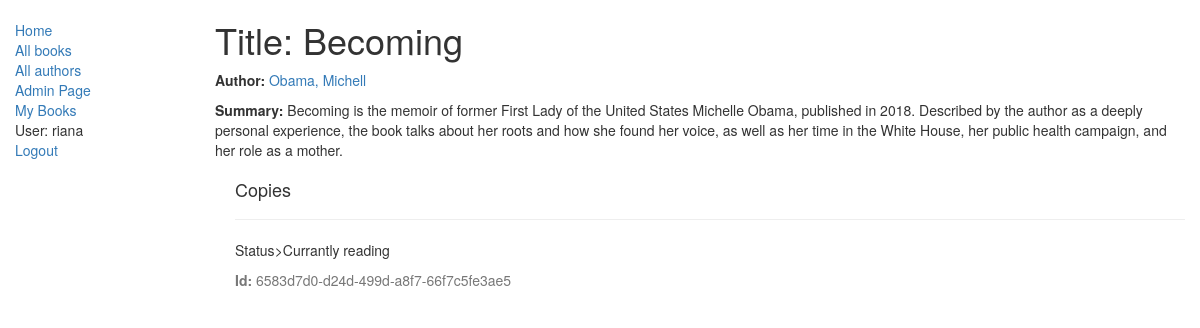
The page /app1/book/2 (signed in) on the database its author committed.
### app1/models.py (models this page shows, shortened)
class Book(models.Model):
    title = models.CharField(max_length=200)
    author = models.ForeignKey('Author', on_delete=models.SET_NULL, null=True)
    summary = models.TextField(max_length=1000, help_text="Enter a brief description of the book")

class Author(models.Model):
    first_name = models.CharField(max_length=100)
    last_name = models.CharField(max_length=100)
    def __str__(self):
        return '%s, %s' % (self.last_name, self.first_name)

class BookInstance(models.Model):
    id = models.UUIDField(primary_key=True, default=uuid.uuid4, help_text="Unique ID for this particular book across whole library")
    book = models.ForeignKey('Book', on_delete=models.SET_NULL, null=True)
    LOAN_STATUS = (
        ('W', 'Want to read'),
        ('R', 'Read'),
        ('C', 'Currantly reading')
    )
    status = models.CharField(max_length=1, choices=LOAN_STATUS, blank=True)
    reader = models.ForeignKey(User, on_delete=models.SET_NULL, null=True, blank=True)

### app1/views.py (the view)
# urls.py: re_path(r'^book/(?P<pk>\d+)$', views.BookDetailView.as_view(), name='book-detail'),
class BookDetailView(generic.DetailView):
    model = models.Book
    template_name='app1/book_detail.html'

### app1/templates/app1/book_detail.html
{% extends "app1/base_generic.html" %}
{% block content %}
  <h1>Title: {{ book.title }}</h1>
  <p><strong>Author:</strong> <a href="">{{ book.author }}</a></p>
  <p><strong>Summary:</strong> {{ book.summary }}</p>
  <div style="margin-left:20px;margin-top:20px">
    <h4>Copies</h4>
    {% for copy in book.bookinstance_set.all %}
    <hr>
    <p class=<strong>Status</strong>>{{ copy.get_status_display }}</p>
    <p class="text-muted"><strong>Id:</strong> {{copy.id}}</p>
    {% endfor %}
  </div>
{% endblock %}

### app1/templates/app1/base_generic.html (shortened to what this page needs)
<!DOCTYPE html>
<html lang="en">
<head>
  <link rel="stylesheet" href="https://maxcdn.bootstrapcdn.com/bootstrap/3.3.7/css/bootstrap.min.css">
  {% load static %}
  <link rel="stylesheet" href="{% static 'app1/styles.css' %}">
</head>
<body>
  <div class="container-fluid">
    <div class="row">
      <div class="col-sm-2">
      {% block sidebar %}
      <ul class="sidebar-nav">
          <li><a href="{% url 'app1:index' %}">Home</a></li>
          <li><a href="{% url 'app1:books' %}">All books</a></li>
          <li><a href="{% url 'app1:authors' %}">All authors</a></li>
          <li><a href="/admin/">Admin Page</a></li>
          <li><a href="{% url 'app1:my-books' %}">My Books</a></li>
          {% if user.is_authenticated %}
               <li>User: {{ user.get_username }}</li>
               <li><a href="{% url 'logout'%}?next={{request.path}}">Logout</a></li>
          {% else %}
               <li><a href="{% url 'login'%}?next={{request.path}}">Login</a></li>
          {% endif %}
      </ul>
     {% endblock %}
      </div>
      <div class="col-sm-10 ">
      {% block content %}{% endblock %}
      </div>
    </div>
  </div>
</body>
</html>

### app1/static/app1/styles.css (style rules this page uses)
.sidebar-nav { margin-top: 20px; padding: 0; list-style: none; }

### rows shown on the page
Book: title "Becoming", author "Obama, Michell", summary "Becoming is the memoir of former First Lady of the United States Michelle Obama, published in 2018. Described by the author as a deeply personal experience, the book talks about her roots and how she found her voice, as well as her time in the White House, her public health campaign, and her role as a mother."
BookInstance: status "Currantly reading", id "6583d7d0-d24d-499d-a8f7-66f7c5fe3ae5"

### other values the page prints
{{ user.get_username }} "riana"
